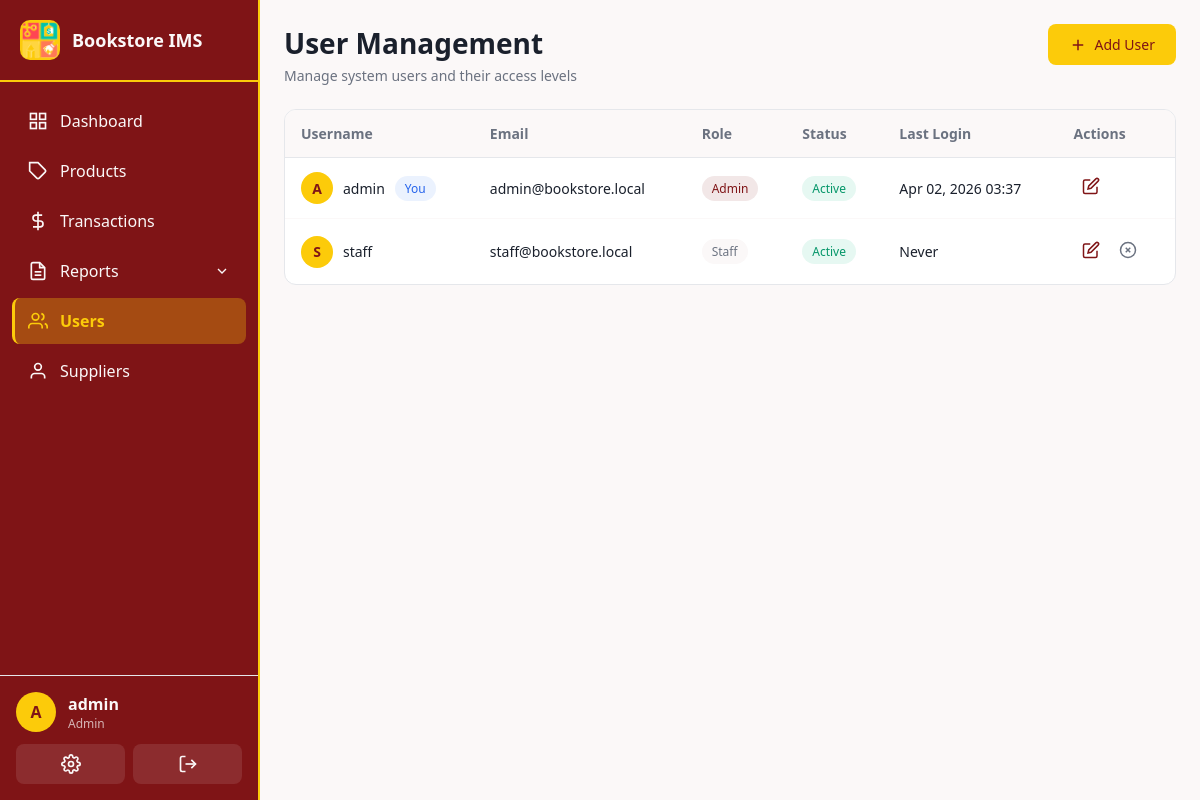
Page /users/ (signed in) on the earlier database version.
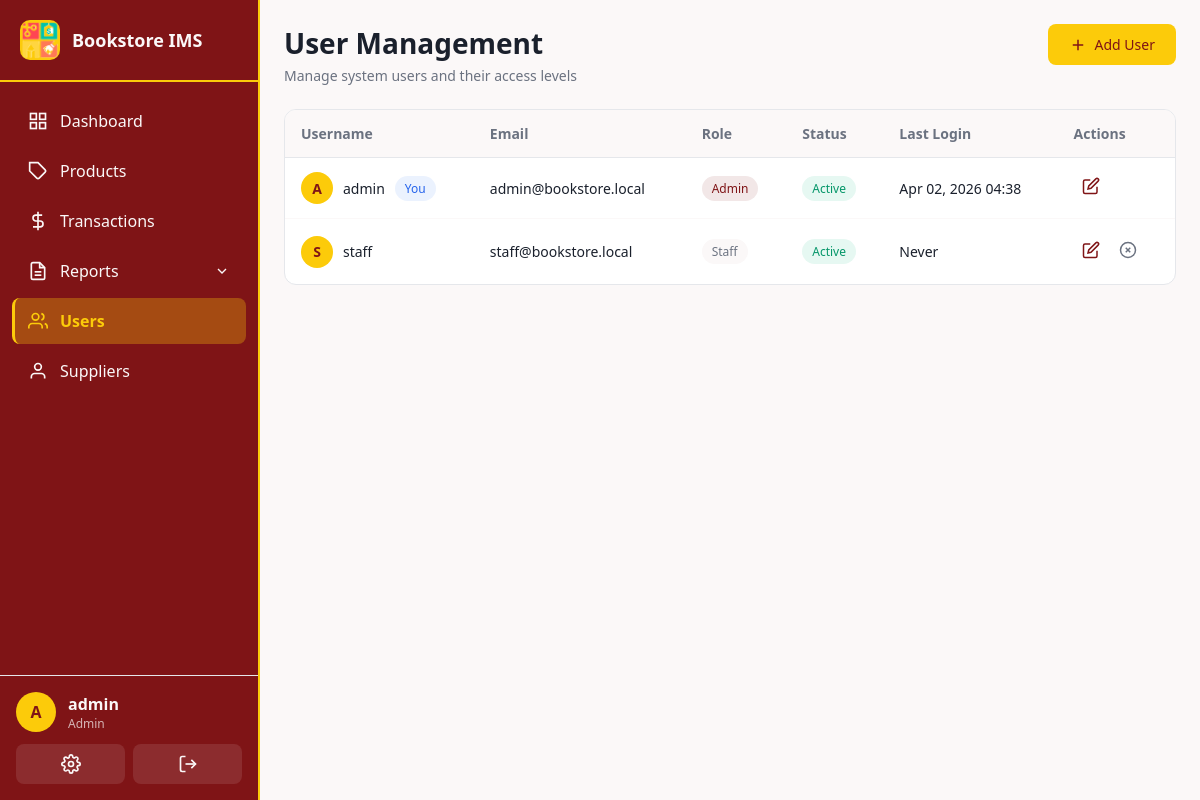
Same page on the later database version.
### app/models.py (models this page shows, shortened)
class User(UserMixin, db.Model):
    __tablename__ = 'users'
    id = db.Column(db.Integer, primary_key=True)
    username = db.Column(db.String(80), unique=True, nullable=False, index=True)
    email = db.Column(db.String(120), unique=True, nullable=False)
    password_hash = db.Column(db.String(256), nullable=False)
    role = db.Column(db.String(20), nullable=False, default=Role.STAFF)
    is_active = db.Column(db.Boolean, default=True)
    created_at = db.Column(db.DateTime, default=utc_now)
    last_login = db.Column(db.DateTime)
    transactions = db.relationship('Transaction', backref='user', lazy='dynamic')
    audit_logs = db.relationship('AuditLog', backref='user', lazy='dynamic')
    cash_ledger_entries = db.relationship('CashLedger', backref='user', lazy='dynamic')
    def is_admin(self):
        return self.role == Role.ADMIN

### app/routes/users.py (the view)
@users_bp.route('/')
@login_required
@admin_required
def list_users():
    users = User.query.order_by(User.username).all()
    return render_template('users/list.html', users=users)

### app/__init__.py (called while the page is built)
@login_manager.user_loader
def load_user(user_id):
    return db.session.get(User, int(user_id))

### app/templates/users/list.html (shortened to what this page needs)
{% extends "base.html" %}
{% block content %}
<div class="page-header">
  <div class="page-header-left">
    <h1>User Management</h1>
    <p class="page-subtitle">Manage system users and their access levels</p>
  </div>
  <div class="page-header-right">
    <a href="{{ url_for('users.add_user') }}" class="btn btn-primary">
      <svg viewBox="0 0 24 24" fill="none" stroke="currentColor" stroke-width="2">
        <line x1="12" y1="5" x2="12" y2="19"></line>
        <line x1="5" y1="12" x2="19" y2="12"></line>
      </svg>
      Add User
    </a>
  </div>
</div>
<div class="table-card desktop-only">
  <table class="data-table">
    <thead>
      <tr>
        <th>Username</th>
        <th>Email</th>
        <th>Role</th>
        <th>Status</th>
        <th>Last Login</th>
        <th>Actions</th>
      </tr>
    </thead>
    <tbody>
      {% for user in users %}
      <tr class="{% if not user.is_active %}row-muted{% endif %}">
        <td>
          <div class="user-cell">
            <div class="user-avatar small">{{ user.username[0].upper() }}</div>
            <span>{{ user.username }}</span>
            {% if user.id == current_user.id %}
            <span class="badge badge-info">You</span>
            {% endif %}
          </div>
        </td>
        <td>{{ user.email }}</td>
        <td>
          <span class="badge badge-{{ 'primary' if user.role == 'admin' else 'secondary' }}">
            {{ user.role.title() }}
          </span>
        </td>
        <td>
          {% if user.is_active %}
          <span class="badge badge-success">Active</span>
          {% else %}
          <span class="badge badge-danger">Inactive</span>
          {% endif %}
        </td>
        <td>
          {% if user.last_login %}
          {{ user.last_login.strftime('%b %d, %Y %H:%M') }}
          {% else %}
          Never
          {% endif %}
        </td>
        <td class="actions-cell">
          <a href="{{ url_for('users.edit_user', id=user.id) }}" class="btn-icon" title="Edit">
            <svg viewBox="0 0 24 24" fill="none" stroke="currentColor" stroke-width="2">
              <path d="M11 4H4a2 2 0 0 0-2 2v14a2 2 0 0 0 2 2h14a2 2 0 0 0 2-2v-7"></path>
              <path d="M18.5 2.5a2.121 2.121 0 0 1 3 3L12 15l-4 1 1-4 9.5-9.5z"></path>
            </svg>
          </a>
          {% if user.id != current_user.id %}
          <form method="POST" action="{{ url_for('users.delete_user', id=user.id) }}" style="display: inline;"
                onsubmit="return confirm('Are you sure you want to deactivate this user?')">
            <button type="submit" class="btn-icon danger" title="Deactivate">
              <svg viewBox="0 0 24 24" fill="none" stroke="currentColor" stroke-width="2">
                <circle cx="12" cy="12" r="10"></circle>
                <line x1="15" y1="9" x2="9" y2="15"></line>
                <line x1="9" y1="9" x2="15" y2="15"></line>
              </svg>
            </button>
          </form>
          {% endif %}
        </td>
      </tr>
      {% endfor %}
    </tbody>
  </table>
</div>
{% endblock %}

### app/templates/base.html (shortened to what the changed rows need)
<!doctype html>
<html>
  <head>
    <link rel="stylesheet" href="{{ url_for('static', filename='css/main.css') }}">
  </head>
  <body class="{% block body_class %}{% endblock %}">
    {% if current_user.is_authenticated %}
    <nav class="sidebar" id="mobile-sidebar">
      <div class="sidebar-header">
        <div class="sidebar-logo">
          <img src="{{ url_for('static', filename='images/bookstore-logo.png') }}" alt="Bookstore Logo" style="width: 100%; height: 100%; object-fit: contain;">
        </div>
        <span class="sidebar-title">Bookstore IMS</span>
      </div>
      <ul class="sidebar-menu">
        <li class="{% if request.endpoint == 'main.dashboard' %}active{% endif %}">
          <a href="{{ url_for('main.dashboard') }}">
            <svg viewBox="0 0 24 24" fill="none" stroke="currentColor" stroke-width="2">
              <rect x="3" y="3" width="7" height="7"></rect>
              <rect x="14" y="3" width="7" height="7"></rect>
              <rect x="14" y="14" width="7" height="7"></rect>
              <rect x="3" y="14" width="7" height="7"></rect>
            </svg>
            <span>Dashboard</span>
          </a>
        </li>
        <li class="{% if 'products' in request.endpoint %}active{% endif %}">
          <a href="{{ url_for('products.list_products') }}">
            <svg viewBox="0 0 24 24" fill="none" stroke="currentColor" stroke-width="2">
              <path d="M20.59 13.41l-7.17 7.17a2 2 0 0 1-2.83 0L2 12V2h10l8.59 8.59a2 2 0 0 1 0 2.82z"></path>
              <line x1="7" y1="7" x2="7.01" y2="7"></line>
            </svg>
            <span>Products</span>
          </a>
        </li>
        <li class="{% if 'transactions' in request.endpoint %}active{% endif %}">
          <a href="{{ url_for('transactions.list_transactions') }}">
            <svg viewBox="0 0 24 24" fill="none" stroke="currentColor" stroke-width="2">
              <line x1="12" y1="1" x2="12" y2="23"></line>
              <path d="M17 5H9.5a3.5 3.5 0 0 0 0 7h5a3.5 3.5 0 0 1 0 7H6"></path>
            </svg>
            <span>Transactions</span>
          </a>
        </li>
        <li class="submenu-trigger {% if 'reports' in request.endpoint %}active{% endif %}">
          <a href="#">
            <svg viewBox="0 0 24 24" fill="none" stroke="currentColor" stroke-width="2">
              <path d="M14 2H6a2 2 0 0 0-2 2v16a2 2 0 0 0 2 2h12a2 2 0 0 0 2-2V8z"></path>
              <polyline points="14 2 14 8 20 8"></polyline>
              <line x1="16" y1="13" x2="8" y2="13"></line>
              <line x1="16" y1="17" x2="8" y2="17"></line>
            </svg>
            <span>Reports</span>
            <svg class="submenu-arrow" viewBox="0 0 24 24" fill="none" stroke="currentColor" stroke-width="2">
              <polyline points="6 9 12 15 18 9"></polyline>
            </svg>
          </a>
        </li>
        {% if current_user.is_admin() %}
        <li class="{% if 'users' in request.endpoint and request.endpoint != 'users.profile' %}active{% endif %}">
          <a href="{{ url_for('users.list_users') }}">
            <svg viewBox="0 0 24 24" fill="none" stroke="currentColor" stroke-width="2">
              <path d="M17 21v-2a4 4 0 0 0-4-4H5a4 4 0 0 0-4 4v2"></path>
              <circle cx="9" cy="7" r="4"></circle>
              <path d="M23 21v-2a4 4 0 0 0-3-3.87"></path>
              <path d="M16 3.13a4 4 0 0 1 0 7.75"></path>
            </svg>
            <span>Users</span>
          </a>
        </li>
        <li class="{% if 'suppliers' in request.endpoint %}active{% endif %}">
          <a href="{{ url_for('suppliers.list_suppliers') }}">
            <svg viewBox="0 0 24 24" fill="none" stroke="currentColor" stroke-width="2">
              <path d="M20 21v-2a4 4 0 0 0-4-4H8a4 4 0 0 0-4 4v2"></path>
              <circle cx="12" cy="7" r="4"></circle>
            </svg>
            <span>Suppliers</span>
          </a>
        </li>
        {% endif %}
      </ul>
      <div class="sidebar-footer">
        <div class="user-info">
          <div class="user-avatar">{{ current_user.username[0].upper() }}</div>
          <div class="user-details">
            <span class="user-name">{{ current_user.username }}</span>
            <span class="user-role">{{ current_user.role.title() }}</span>
          </div>
        </div>
        <div class="sidebar-actions">
          <a href="{{ url_for('users.profile') }}" class="action-btn" title="Profile">
          </a>
          <a href="{{ url_for('auth.logout') }}" class="action-btn" title="Logout">
            <svg viewBox="0 0 24 24" fill="none" stroke="currentColor" stroke-width="2">
              <path d="M9 21H5a2 2 0 0 1-2-2V5a2 2 0 0 1 2-2h4"></path>
              <polyline points="16 17 21 12 16 7"></polyline>
              <line x1="21" y1="12" x2="9" y2="12"></line>
            </svg>
          </a>
        </div>
      </div>
    </nav>
    <main class="main-content">
      {% block content %}{% endblock %}
    </main>
    {% else %}
    {% block content_public %}{% endblock %}
    {% endif %}
  </body>
</html>

Differences in the rows shown:
changed User "admin": last_login "Apr 02, 2026 03:37" → "Apr 02, 2026 04:38"
